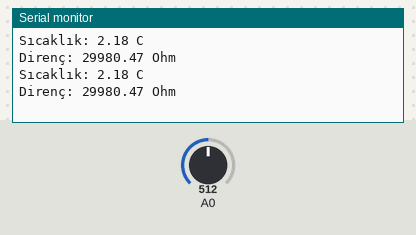
Bench run of a sketch on a simulated Arduino Uno, built with avr-gcc and run on an emulated ATmega328P. Shown: the last lines printed to the serial monitor. Inputs (shaded band) come from the test bench; at power-on: A0 = 512.

Above: at 2.8 s.
2.9 s: A0 set to 0
At 5.0 s:
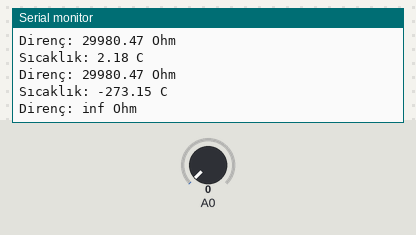
7.5 s: A0 set to 35
At 9.3 s:
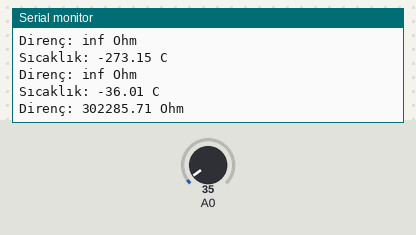
Timing chart, 0 to 10.8 s (numbered marks = the images above; inputs shaded):
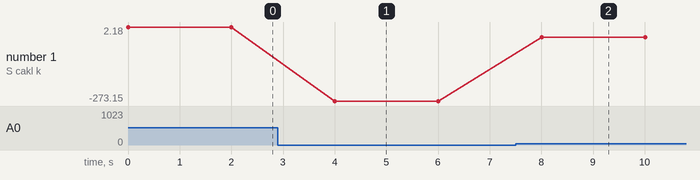

The sketch:

s_cakl_k.ino
```cpp
#define SERIES_RESISTOR 10000  // Sabit 10K direnç
#define NOMINAL_RESISTANCE 10000  // NTC'nin 25°C'deki nominal direnci (10K)
#define NOMINAL_TEMPERATURE 25   // Nominal sıcaklık (25°C)
#define BETA_COEFFICIENT 3950    // NTC için Beta katsayısı
#define ADC_MAX 1023  // ADC'nin maksimum değeri (1023)

void setup() {
  Serial.begin(9600);  // Seri iletişimi başlat
}

void loop() {
  // A0 pininden voltajı oku
  int adcValue = analogRead(A0);

  // Okunan voltajı gerilime çevir
  float voltage = adcValue * (3.3 / ADC_MAX);  // NodeMCU'da referans gerilimi 3.3V'dur.

  // Termistörün direncini hesapla
  float resistance = (3.3 / voltage + 1) * SERIES_RESISTOR;

  // Steinhart-Hart denklemi ile sıcaklığı hesapla
  float steinhart;
  steinhart = resistance / NOMINAL_RESISTANCE;  // R / Ro
  steinhart = log(steinhart);                   // ln(R / Ro)
  steinhart /= BETA_COEFFICIENT;                // 1/B * ln(R / Ro)
  steinhart += 1.0 / (NOMINAL_TEMPERATURE + 273.15);  // + (1/To)
  steinhart = 1.0 / steinhart;                  // T = 1 / y
  steinhart -= 273.15;                          // Kelvin'den Celsius'a çevir

  // Seri monitöre sıcaklık değerini yazdır
  Serial.print("Sıcaklık: ");
  Serial.print(steinhart);
  Serial.println(" C");

  // Termistörün direncini de yazdır
  Serial.print("Direnç: ");
  Serial.print(resistance);
  Serial.println(" Ohm");

  delay(2000);  // 2 saniye bekle
}
```

Measured:
- after the input at 2.9 s, the serial monitor: prints a new line after 1.1 s (image 1)
- after the input at 7.5 s, the serial monitor: prints a new line after 0.51 s (image 2)
- plotted number 1: 2.18 → -273.15 after the input at 2.9 s, -273.15 → -36.01 after the input at 7.5 s
